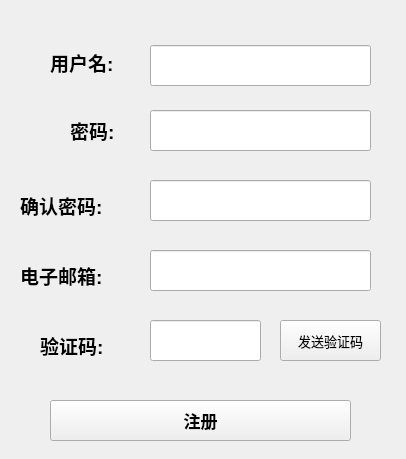
<?xml version="1.0" encoding="UTF-8"?>
<ui version="4.0">
 <class>Form</class>
 <widget class="QWidget" name="Form">
  <property name="geometry">
   <rect>
    <x>0</x>
    <y>0</y>
    <width>406</width>
    <height>459</height>
   </rect>
  </property>
  <property name="windowTitle">
   <string>Form</string>
  </property>
  <widget class="QLabel" name="label_3">
   <property name="geometry">
    <rect>
     <x>70</x>
     <y>115</y>
     <width>61</width>
     <height>31</height>
    </rect>
   </property>
   <property name="font">
    <font>
     <pointsize>14</pointsize>
     <weight>75</weight>
     <bold>true</bold>
    </font>
   </property>
   <property name="text">
    <string>密码:</string>
   </property>
  </widget>
  <widget class="QLabel" name="label_2">
   <property name="geometry">
    <rect>
     <x>50</x>
     <y>50</y>
     <width>81</width>
     <height>25</height>
    </rect>
   </property>
   <property name="font">
    <font>
     <pointsize>14</pointsize>
     <weight>75</weight>
     <bold>true</bold>
    </font>
   </property>
   <property name="text">
    <string>用户名:</string>
   </property>
  </widget>
  <widget class="QLineEdit" name="usernameLineEdit">
   <property name="geometry">
    <rect>
     <x>150</x>
     <y>45</y>
     <width>221</width>
     <height>41</height>
    </rect>
   </property>
   <property name="font">
    <font>
     <pointsize>14</pointsize>
    </font>
   </property>
  </widget>
  <widget class="QLineEdit" name="passwordLineEdit">
   <property name="geometry">
    <rect>
     <x>150</x>
     <y>110</y>
     <width>221</width>
     <height>41</height>
    </rect>
   </property>
   <property name="font">
    <font>
     <pointsize>14</pointsize>
    </font>
   </property>
  </widget>
  <widget class="QLineEdit" name="passwordLineEdit_2">
   <property name="geometry">
    <rect>
     <x>150</x>
     <y>180</y>
     <width>221</width>
     <height>41</height>
    </rect>
   </property>
   <property name="font">
    <font>
     <pointsize>14</pointsize>
    </font>
   </property>
  </widget>
  <widget class="QLabel" name="label_4">
   <property name="geometry">
    <rect>
     <x>20</x>
     <y>190</y>
     <width>111</width>
     <height>31</height>
    </rect>
   </property>
   <property name="font">
    <font>
     <pointsize>14</pointsize>
     <weight>75</weight>
     <bold>true</bold>
    </font>
   </property>
   <property name="text">
    <string>确认密码:</string>
   </property>
  </widget>
  <widget class="QLineEdit" name="emailLineEdit">
   <property name="geometry">
    <rect>
     <x>150</x>
     <y>250</y>
     <width>221</width>
     <height>41</height>
    </rect>
   </property>
   <property name="font">
    <font>
     <pointsize>14</pointsize>
    </font>
   </property>
  </widget>
  <widget class="QLabel" name="label_5">
   <property name="geometry">
    <rect>
     <x>20</x>
     <y>260</y>
     <width>111</width>
     <height>31</height>
    </rect>
   </property>
   <property name="font">
    <font>
     <pointsize>14</pointsize>
     <weight>75</weight>
     <bold>true</bold>
    </font>
   </property>
   <property name="text">
    <string>电子邮箱:</string>
   </property>
  </widget>
  <widget class="QPushButton" name="registerButton">
   <property name="geometry">
    <rect>
     <x>50</x>
     <y>400</y>
     <width>301</width>
     <height>41</height>
    </rect>
   </property>
   <property name="font">
    <font>
     <pointsize>13</pointsize>
     <weight>75</weight>
     <bold>true</bold>
    </font>
   </property>
   <property name="text">
    <string>注册</string>
   </property>
  </widget>
  <widget class="QLabel" name="label_6">
   <property name="geometry">
    <rect>
     <x>40</x>
     <y>330</y>
     <width>91</width>
     <height>31</height>
    </rect>
   </property>
   <property name="font">
    <font>
     <pointsize>14</pointsize>
     <weight>75</weight>
     <bold>true</bold>
    </font>
   </property>
   <property name="text">
    <string>验证码:</string>
   </property>
  </widget>
  <widget class="QLineEdit" name="codeLineEdit">
   <property name="geometry">
    <rect>
     <x>150</x>
     <y>320</y>
     <width>111</width>
     <height>41</height>
    </rect>
   </property>
   <property name="font">
    <font>
     <pointsize>14</pointsize>
    </font>
   </property>
   <property name="text">
    <string/>
   </property>
  </widget>
  <widget class="QPushButton" name="sendCodeButton">
   <property name="geometry">
    <rect>
     <x>280</x>
     <y>320</y>
     <width>101</width>
     <height>41</height>
    </rect>
   </property>
   <property name="font">
    <font>
     <pointsize>10</pointsize>
    </font>
   </property>
   <property name="text">
    <string>发送验证码</string>
   </property>
  </widget>
 </widget>
 <resources/>
 <connections/>
</ui>
